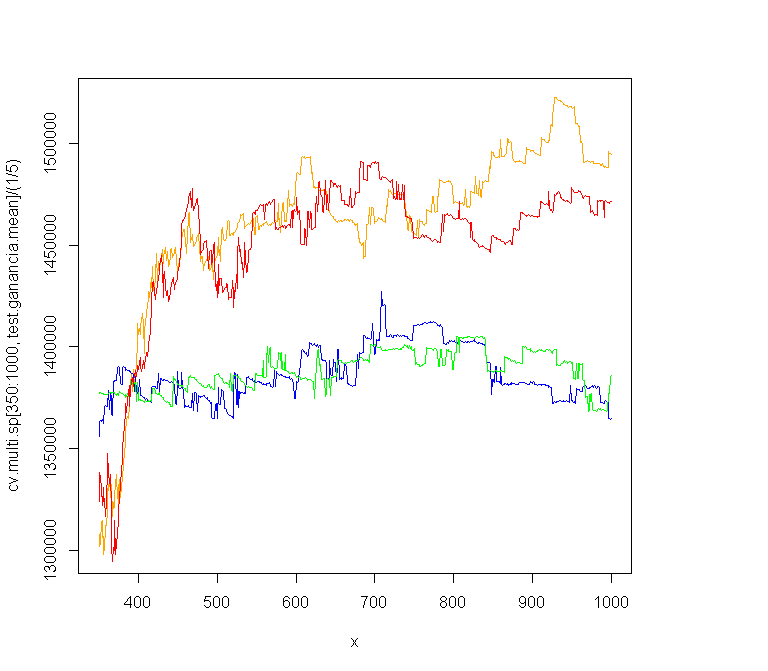

Write the R code that produced this figure.

# XGBOOST  que es MULTICORE  !
# source( "c:\\uba\\a2016\\codigoR\\xgboost_01.r" )

library(xgboost)



#binary:logistic devuelve un solo vector con la probabilidad que la clase sea  1
#cp =  CON PESO,  por eso el punto de corte es 0.5
fganancia_logistic.cp <- function(preds, dtrain) 
{
  labels <- getinfo(dtrain, "label")

  suma = 0 ;
  largo = length( labels ) ;

  for( i in 1:largo )
  {
    if( preds[ i ]  > 0.5  ){ suma <- suma + if( labels[i]==1 ) { 7750 } else { -250 }  
     } ;
  }

    return(list(metric = "ganancia", value = suma))
}

#binary:logistic devuelve un solo vector con la probabilidad que la clase sea  1
#sp =  SIN PESO,  por eso el punto de corte es 0.03125
fganancia_logistic.sp <- function(preds, dtrain) 
{
  labels <- getinfo(dtrain, "label")

  suma = 0 ;
  largo = length( labels ) ;

  for( i in 1:largo )
  {
    if( preds[ i ]  > 0.03125  ){ suma <- suma + if( labels[i]==1 ) { 7750 } else { -250 }  
     } ;
  }

    return(list(metric = "ganancia", value = suma))
}


#multi:softprob  devuelve vector doble con la probabilidad que la clase sea  0 , y la probabilidad de 1
#cp =  CON PESO,  por eso el punto de corte es 0.5
fganancia_multi.cp <- function(preds, dtrain) 
{
  labels <- getinfo(dtrain, "label")

  suma = 0 ;
  largo = length( labels ) ;

  for( i in 1:largo )
  {
    if( preds[ 2*i ]  > 0.5  ){ suma <- suma + if( labels[i]==1 ) { 7750 } else { -250 }  
     } ;
  }

    return(list(metric = "ganancia", value = suma))
}


#multi:softprob  devuelve vector doble con la probabilidad que la clase sea  0 , y la probabilidad de 1
#sp =  SIN PESO,  por eso el punto de corte es 0.03125
fganancia_multi.sp <- function(preds, dtrain) 
{
  labels <- getinfo(dtrain, "label")

  suma = 0 ;
  largo = length( labels ) ;

  for( i in 1:largo )
  {
    if( preds[ 2*i ]  > 0.03125  ){ suma <- suma + if( labels[i]==1 ) { 7750 } else { -250 }  
     } ;
  }

    return(list(metric = "ganancia", value = suma))
}






archivo_entrada <- "c:\\uba\\a2016\\abril_01.txt"

abril_dataset <- read.table( archivo_entrada, header=TRUE, sep="\t", row.names="numero_de_cliente")


abril_dataset_sinclase <-   abril_dataset[ , !(names(abril_dataset) %in% c("clase") ) ] 


#agrego PESOS
vweights <- ifelse( abril_dataset$clase==1, 31, 1 )
dtrain_conpeso = xgb.DMatrix(data = data.matrix(abril_dataset_sinclase),label = abril_dataset$clase,missing = NA,  weight=vweights)



vmax_depth         <- 4
vmin_child_weight  <- 5
vnround            <- 1000



# Corro modelo con  binary:logistic

set.seed( 102191  )

t0 =  Sys.time()

cv.logistic.cp = xgb.cv( 
		data = dtrain_conpeso ,        missing = 0 ,
		stratified = TRUE,     nfold = 5 ,
		eta = 0.01, 
 		subsample = 1.0, 
 		colsample_bytree = 0.6, 
 		min_child_weight = vmin_child_weight, 
 		max_depth = vmax_depth,
 		alpha = 0, lambda = 0.1, gamma = 0.01,
 		nround= vnround, 
 		objective="binary:logistic",
 		feval = fganancia_logistic.cp,     maximize =TRUE
		)

t1 = Sys.time()
as.numeric(  t1 - t0, units = "secs")



# Corro modelo con multi:softprob

set.seed( 102191  )

t2 =  Sys.time()
cv.multi.cp = xgb.cv( 
		data = dtrain_conpeso ,          missing = 0 ,
		stratified = TRUE,       nfold = 5 ,
		eta = 0.01, 
 		subsample = 1.0, 
 		colsample_bytree = 0.6, 
 		min_child_weight = vmin_child_weight, 
 		max_depth = vmax_depth,
 		alpha = 0, lambda = 0.1, gamma = 0.01,
 		nround= vnround, 
 		objective="multi:softprob",         num_class=2,
 		feval = fganancia_multi.cp,            maximize =TRUE
		)

t3 = Sys.time()





#SIN PESO

dtrain_sinpeso = xgb.DMatrix(data = data.matrix(abril_dataset_sinclase),label = abril_dataset$clase,missing = NA )



# Corro modelo con  binary:logistic  SIN PESO

set.seed( 102191  )

t4 =  Sys.time()

cv.logistic.sp = xgb.cv( 
		data = dtrain_sinpeso ,        missing = 0 ,
		stratified = TRUE,     nfold = 5 ,
		eta = 0.01, 
 		subsample = 1.0, 
 		colsample_bytree = 0.6, 
 		min_child_weight = vmin_child_weight, 
 		max_depth = vmax_depth,
 		alpha = 0, lambda = 0.1, gamma = 0.01,
 		nround= vnround, 
 		objective="binary:logistic",
 		feval = fganancia_logistic.sp,     maximize =TRUE
		)

t5 = Sys.time()
as.numeric(  t1 - t0, units = "secs")




# Corro modelo con multi:softprob  SIN PESO

set.seed( 102191  )

t6 =  Sys.time()
cv.multi.sp = xgb.cv( 
		data = dtrain_sinpeso ,          missing = 0 ,
		stratified = TRUE,       nfold = 5 ,
		eta = 0.01, 
 		subsample = 1.0, 
 		colsample_bytree = 0.6, 
 		min_child_weight = vmin_child_weight, 
 		max_depth = vmax_depth,
 		alpha = 0, lambda = 0.1, gamma = 0.01,
 		nround= vnround, 
 		objective="multi:softprob",         num_class=2,
 		feval = fganancia_multi.sp,            maximize =TRUE
		)

t7 = Sys.time()



#Comparo

as.numeric(  t1 - t0, units = "secs")
max( cv.logistic.cp[ , test.ganancia.mean] ) / (1/5) 
which.max(  cv.logistic.cp[ , test.ganancia.mean] )

as.numeric(  t3 - t2, units = "secs")
max( cv.multi.cp[ , test.ganancia.mean] ) / (1/5) 
which.max(  cv.multi.cp[ , test.ganancia.mean] )

as.numeric(  t5 - t4, units = "secs")
max(  cv.logistic.sp[ 310:1000, test.ganancia.mean] ) / (1/5) 
which.max(  cv.logistic.sp[  310:1000, test.ganancia.mean] )

as.numeric(  t7 - t6, units = "secs")
max( cv.multi.sp[310:1000 , test.ganancia.mean] ) / (1/5) 
which.max(  cv.multi.sp[ 310:1000, test.ganancia.mean] )

x <- c( 350:1000 )

plot(   x, cv.multi.sp[  350:1000,test.ganancia.mean ] / (1/5),  col="orange",  type="l", )
lines(  x,  cv.logistic.cp[  350:1000,test.ganancia.mean ] / (1/5) , col="blue" )
lines(  x, cv.multi.cp[  350:1000,test.ganancia.mean ] / (1/5),  col="green" )
lines(  x, cv.logistic.sp[  350:1000,test.ganancia.mean ] / (1/5),  col="red" )
